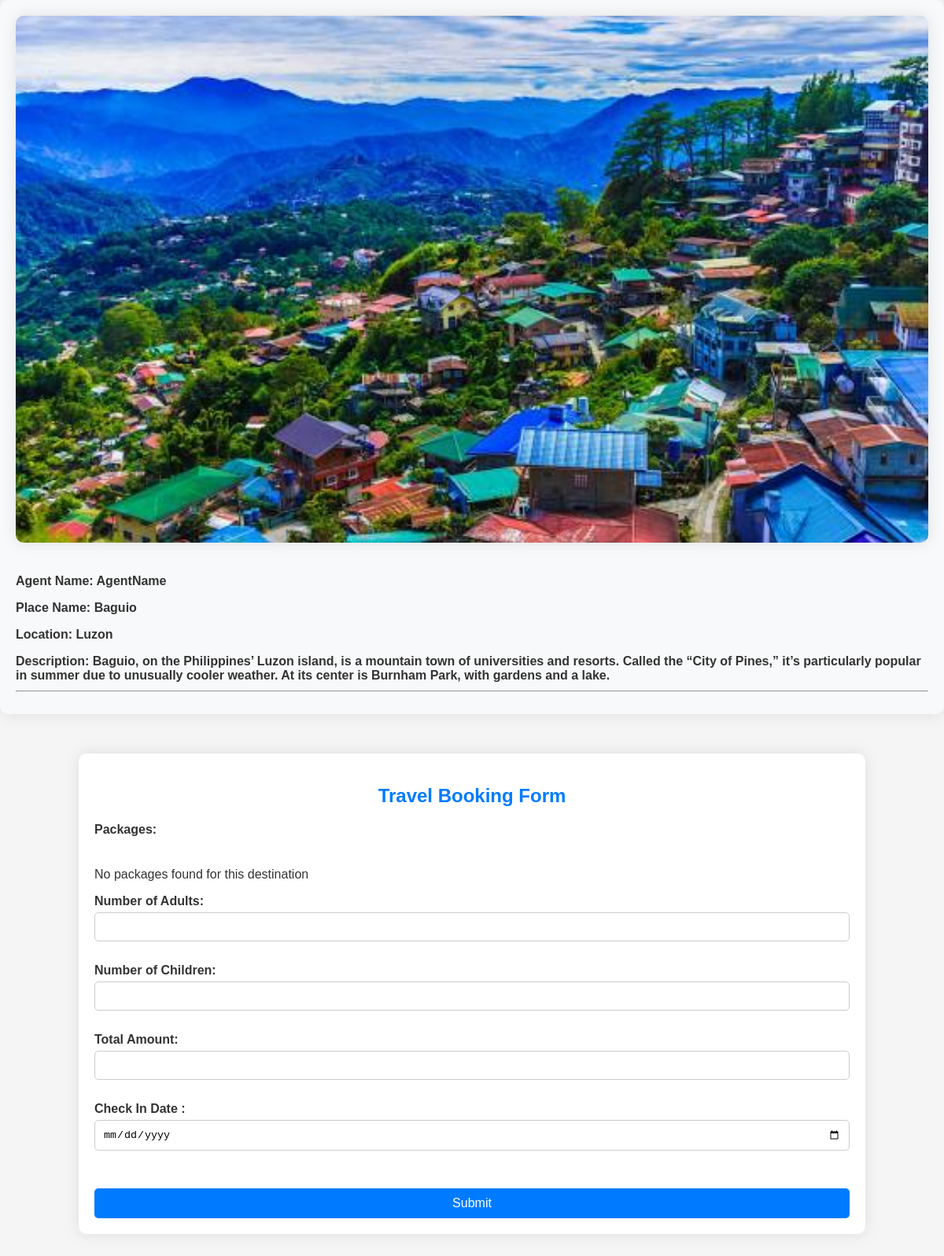
The page /booking_form.php?id=43 on the database its author committed.
### tables this page shows
CREATE TABLE `destination` (
  `id` int(11) NOT NULL,
  `image` blob NOT NULL,
  `agent_name` varchar(225) NOT NULL,
  `location` varchar(255) NOT NULL,
  `placename` varchar(225) NOT NULL,
  `description` text NOT NULL
);

### booking_form.php (the view, shortened to what this page needs)
<!DOCTYPE html>
<html lang="en">
<head>
    <link rel="stylesheet" href="css/bookform2.css">
    <link rel="stylesheet" href="https://use.fontawesome.com/releases/v5.8.1/css/all.css">
</head>
<body>
    <?php
    require_once "connection.php";
    if(isset($_GET['id'])) {
        $destination_id = $_GET['id'];
        $query = "SELECT * FROM destination WHERE id = $destination_id";
        $result = mysqli_query($con, $query);
        if($result) {
            $destination_details = mysqli_fetch_assoc($result);
            echo "<div class='destination-details'>";
            echo "<img src='uploads/{$destination_details['image']}' alt='Place Image' class='destination-image'>";
            echo "<div class='details'>";
            echo "<p class='agent'><strong>Agent Name:</strong> {$destination_details['agent_name']}</p>";
            echo "<p class='place'><strong>Place Name:</strong> {$destination_details['placename']}</p>";
            echo "<p class='location'><strong>Location:</strong> {$destination_details['location']}</p>";
            echo "<p class='description'><strong>Description:</strong> {$destination_details['description']}</p>";
            echo "<hr>";
            echo "</div>";
            echo "</div>";
        } else {
            echo "Error: " . mysqli_error($con);
        }
    } else {
        echo "Destination ID not provided.";
    }
    ?>
    <div class="container">
        <h2>Travel Booking Form</h2>
        <form method="post" action="">
            <div class="form-group">
                <label for="packages">Packages:</label><br>
                <?php
                require_once "connection.php";
                if(isset($_GET['id'])) {
                    $destination_id = $_GET['id'];
                    $query = "SELECT id, pname, description, child_price, adult_price FROM packages WHERE desti = $destination_id";
                    $result = mysqli_query($con, $query);
                    if (mysqli_num_rows($result) > 0) {
                        while ($row = mysqli_fetch_assoc($result)) {
                                echo "<div class='package-box' onclick='togglePackageSelection(" . $row['id'] . ")'>";
                                echo "<input type='radio' id='package_" . $row['id'] . "' name='package_id' value='" . $row['id'] . "' required>";
                                echo "<div class='package-content'>";
                                echo "<label><strong>Package Name:</strong> " . $row['pname'] . "</label><br>";
                                echo "<div><strong>Description:</strong> " . nl2br($row['description']) . "</div><br>";
                                echo "<div><strong>Child Price:</strong> <span class='child-price'>" . $row['child_price'] . "</span></div><br>";
                                echo "<div><strong>Adult Price:</strong> <span class='adult-price'>" . $row['adult_price'] . "</span></div>";
                                echo "</div>";
                                echo "</div>";
                        }
                    } else {
                        echo "<p>No packages found for this destination</p>";
                    }
                } else {
                    echo "<p>Please select a destination first</p>";
                }
                ?>
            </div>
            <label for="no_of_adults">Number of Adults:</label>
            <input type="number" id="no_of_adults" name="no_of_adults" required><br><br>
            <label for="no_of_children">Number of Children:</label>
            <input type="number" id="no_of_children" name="no_of_children" required><br><br>
            <label for="total_amount">Total Amount:</label>
            <input type="number" id="total_amount" name="total_amount" required readonly><br><br>
            <label for="from_date">Check In Date :</label>
            <input type="date" id="from_date" name="from_date" required><br><br>
            <input type="submit" name="submit" value="Submit">
        </form>
    </div>
</body>
</html>

### css/bookform2.css (style rules this page uses)
body { font-family: Arial, sans-serif; background-color: #f5f5f5; color: #333; margin: 0; padding: 0; }
.container { width: 80%; margin: 50px auto; background-color: #fff; padding: 20px; border-radius: 10px; box-shadow: 0 0 20px rgba(0, 0, 0, 0.1); }
h2 { text-align: center; margin-bottom: 20px; color: #007bff; }
.destination-details { background-color: #f8f9fa; border-radius: 10px; box-shadow: 0 0 20px rgba(0, 0, 0, 0.1); padding: 20px; margin-bottom: 20px; }
.destination-image { width: 100%; border-radius: 10px; margin-bottom: 20px; box-shadow: 0 0 20px rgba(0, 0, 0, 0.1); }
.details p { margin-bottom: 10px; }
.agent, .place, .location, .description { font-weight: bold; }
form label { display: block; margin-bottom: 5px; font-weight: bold; }
form input[type="number"], form input[type="date"] { width: 100%; padding: 10px; margin-bottom: 10px; border: 1px solid #ccc; border-radius: 5px; box-sizing: border-box; }
form input[type="submit"] { width: 100%; padding: 10px; background-color: #007bff; color: #fff; border: none; border-radius: 5px; cursor: pointer; font-size: 16px; margin-top: 20px; }

### rows shown on the page
destination: image (picture), agent_name "AgentName", placename "Baguio", location "Luzon", description "Baguio, on the Philippines’ Luzon island, is a mountain town of universities and resorts. Called the “City of Pines,” it’s particularly popular in summer due to unusually cooler weather. At its center is Burnham Park, with gardens and a lake."
